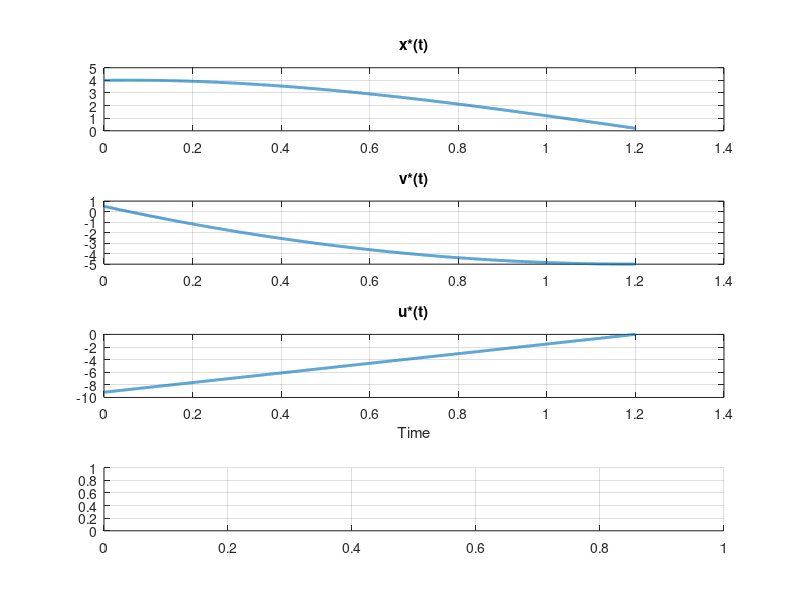

The MATLAB source for this figure: (Note: this script raises an error after producing the figure.)
% HW 6 

clear; clc 
set(groot,'defaultAxesXGrid','on')
set(groot,'defaultAxesYGrid','on')
set(groot, 'defaultLineLineWidth', 2)

%% Problem 1.2

% initial states 
x0 = 4; 
v0 = 0.5; 
T = 1.2; 

% ------------------------------------------------------------------------
% Problem 1.2a: intercept problem 

% find sigma x 
x_T = 0.2; 
sig_x_i = ( (v0*T + x0)/x_T - 1 ) * 6/T^3; 
sig_v_i = 0; 

% xstar, vstar, ustar trajectories 
dt = 0.0001; 
t_ir = [0 : dt : T]; 
xstar_i = 1/12 * sig_x_i * x_T * t_ir.^3 ... 
    - 1/4 * sig_x_i * x_T * T * t_ir.^2 ... 
    + v0*t_ir + x0 ; 
vstar_i = 1/4 * sig_x_i * x_T * t_ir.^2 ... 
    - 1/2 * sig_x_i * x_T * T * t_ir ... 
    + v0; 
ustar_i = 1/2 * ( sig_x_i * x_T * t_ir ... 
    - sig_x_i * x_T * T ); 

% control effort 
ustar2_i = ustar_i.^2; 
ustar2_i_T = trapz(ustar2_i) * dt; 

ftitle = 'Problem 2.2a - Intercept'; 
figure('name', ftitle, 'position', [100 100 700 700]) 
    subplot(4,1,1) 
        plot(t_ir, xstar_i); 
        title('x*(t)')
    subplot(4,1,2) 
        plot(t_ir, vstar_i);
        title('v*(t)') 
    subplot(4,1,3) 
        plot(t_ir, ustar_i); 
        title('u*(t)') 
        xlabel('Time') 
    subplot(4,1,4) 
        txt = {'' ; 
            sprintf('sigma_x = %.6g', sig_x_i);
            sprintf('sigma_v = %.6g', sig_v_i); 
            sprintf('Control effort = %.6g', ustar2_i_T)}; 
        plt_txt(txt); 
    sgtitle(ftitle); 

% ------------------------------------------------------------------------
% Problem 1.2b: rendezvous problem 

% find sigma x, v 
x_T = 0.2; 
v_T = -0.1; 
A = [   1/6*x_T*T^3     1/4*v_T*T^2 ; 
        1/4*x_T*T^2     1/2*v_T*T   ];
b = [   v0*T + x0 - x_T; 
        v0 - v_T]; 
sig_xv = A^-1*b; 
sig_x_r = sig_xv(1); 
sig_v_r = sig_xv(2); 

% xstar, vstar, ustar trajectories 
xstar_r = 1/12 * sig_x_r * x_T * t_ir.^3 ... 
    - 1/4 * sig_x_r * x_T * T * t_ir.^2 ... 
    - 1/4 * sig_v_r * v_T * t_ir.^2 ... 
    + v0*t_ir + x0; 
vstar_r = 1/4 * sig_x_r * x_T * t_ir.^2 ... 
    - 1/2 * sig_x_r * x_T * T * t_ir ... 
    - 1/2 * sig_v_r * v_T * t_ir + v0; 
ustar_r = 1/2 * ( ( sig_x_r * x_T ) * t_ir ... 
    - sig_x_r * x_T * T ... 
    - sig_v_r * v_T ); 

% control effort 
ustar2_r = ustar_r.^2; 
ustar2_r_T = trapz(ustar2_r) * dt; 

ftitle = 'Problem 2.2b - Rendezvous'; 
figure('name', ftitle, 'position', [100 100 700 700])
    subplot(4,1,1) 
        plot(t_ir, xstar_r); 
        title('x*(t)')
    subplot(4,1,2) 
        plot(t_ir, vstar_r);
        title('v*(t)') 
    subplot(4,1,3) 
        plot(t_ir, ustar_r); 
        title('u*(t)') 
        xlabel('Time') 
    subplot(4,1,4) 
        txt = {'' ; 
            sprintf('sigma_x = %.6g', sig_x_r);
            sprintf('sigma_v = %.6g', sig_v_r); 
            sprintf('Control effort = %.6g', ustar2_r_T)}; 
        plt_txt(txt); 
    sgtitle(ftitle); 

    
%% Problem 1.3: Finite-Horizon LQR approach: intercept 

% dynamics 
A = [0 1; 0 0 ]; 
B = [0 1]'; 

% LQR matrices 
M = 1/2*[sig_x_i, 0; 0, sig_v_i]; 
Q = zeros(2); 
R = 1;
    
% intercept 
[t_LQR_i, u_LQR_i, x_LQR_i, P_LQR_i, H_LQR_i] = intRiccati_aug(M, A, B, Q, R, T, x0, v0, dt); 

% rendezvous 
M = 1/2*[sig_x_r, 0; 0, sig_v_r]; 
[t_LQR_r, u_LQR_r, x_LQR_r, P_LQR_r, H_LQR_r] = intRiccati_aug(M, A, B, Q, R, T, x0, v0, dt); 

n = 4; p = 2; 
ftitle = 'Problem 2.3 - Finite Horizon LQR'; 
figure('name', ftitle, 'position', [100 100 700 700])

    subplot(n,p,1) 
        plot(t_ir, ustar_i, t_LQR_i, u_LQR_i, '--')
        title({'Intercept'; 'u*(t)'}) 
        legend('classical', 'Riccati', 'location', 'best')
    subplot(n,p,3) 
        plot(t_ir, vstar_i, t_LQR_i, x_LQR_i(:,2), '--') 
        title('v*(t)') 
    subplot(n,p,5) 
        plot(t_ir, xstar_i, t_LQR_i, x_LQR_i(:,1), '--') 
        title('x*(t)') 
    subplot(n,p,7)
        plot(t_LQR_i, H_LQR_i)
        title('H*(t)')
        
    subplot(n,p,2) 
        plot(t_ir, ustar_r, t_LQR_r, u_LQR_r, '--')
        title({'Rendezvous'; 'u*(t)'}) 
        legend('classical', 'Riccati', 'location', 'best')
    subplot(n,p,4) 
        plot(t_ir, vstar_r, t_LQR_r, x_LQR_r(:,2), '--')
        title('v*(t)') 
    subplot(n,p,6) 
        plot(t_ir, xstar_r, t_LQR_r, x_LQR_r(:,1), '--') 
        title('x*(t)') 
    subplot(n,p,8)
        plot(t_LQR_r, H_LQR_r)
        title('H*(t)')
        
    sgtitle(ftitle)

        
        
        

%% subfunctions 

function dx = intAtilde(t, x, tk, K, A, B)

ik = find(tk == t); 
Kk = K(ik,:); 

% Atilde = [0 1; -K(1), -K(2)]; 
Atilde = A - B*Kk; 

dx = Atilde*x; 

end 

function [t, u, x, p, H] = intRiccati(M, A, B, Q, R, T, x0, v0)

    % set ode45 params 
    rel_tol = 1e-13;         % 1e-14 accurate; 1e-6 coarse 
    abs_tol = 1e-13; 
    options = odeset('reltol', rel_tol, 'abstol', abs_tol ); 

    % solve matrix Riccati ODE (backwards) 
    Pf = M; 
    [t, Prow] = ode45(@(t, P) mRiccatiEq(t, P, A, B, Q, R), [T 0], Pf, options); 
    t = flip(t); 
    Prow = flip(Prow); 

    % get H, x, p, u 
    xk = [x0; v0]; 
    for i = 2:length(t)

        xkm1 = xk; 
        P = Prow(i,:); 
        P = reshape(P, size(A)); 

        K = inv(R) * B' * P; 

        Atilde = [0 1; -K(1), -K(2)]; 
        if i == 1
            [~, xk] = ode45(@(t, x) Atilde*x, [t(i) t(i+1)], xkm1); 
        else
            [~, xk] = ode45(@(t, x) Atilde*x, [t(i-1) t(i)], xkm1); 
        end 
        xk = xk(end,:)'; 

        pk = -2*P*xk; 
        uk = - K * xk; 
        H(i,:) = pk' * [A*xk + B*uk] - xk'*Q*xk - uk'*R*uk;

        x(i,:) = xk; 
        p(i,:) = pk; 
        u(i,:) = uk; 

    end 

end 

function [t, u, x, p, H] = intRiccati_aug(M, A, B, Q, R, T, x0, v0, dt)

    % set ode45 params 
    rel_tol = 1e-13;         % 1e-14 accurate; 1e-6 coarse 
    abs_tol = 1e-13; 
    options = odeset('reltol', rel_tol, 'abstol', abs_tol ); 

    % solve matrix Riccati ODE (backwards) 
    Pf = M; 
    [t, Prow] = ode45(@(t, P) mRiccatiEq(t, P, A, B, Q, R), [T:-dt:0], Pf, options); 
    t = flip(t); 
    Prow = flip(Prow); 
    P0 = Prow(1,:)'; 

    % get xstar 
    X0 = [x0; v0; P0]; 
    [t, X] = ode45(@(t, X) mRiccatiEq_aug(t, X, A, B, Q, R), t, X0, options);     
    x = X(:,1:2); 
    
    % get ustar, pstar, Hstar 
    for i = 1:length(t) 
        
        P = Prow(i,:); 
        P = reshape(P, size(A)); 
        
        xk = x(i,:)'; 
        
        uk = -inv(R) * B' * P * xk; 
        pk = -2 * P * xk; 
        Atilde = A*xk + B*uk; 
        Hk = pk'*Atilde - xk'*Q*xk - uk'*R*uk; 
        
        u(i,:) = uk; 
        p(i,:) = pk'; 
        H(i,:) = Hk; 
        
    end 

end 

function dPdt = mRiccatiEq(t, P, A, B, Q, R)

P    = reshape(P, size(A)); 
dPdt = - ( P*A + A'*P + Q - P*B*inv(R)*B'*P ); 
dPdt = dPdt(:); 

end 


function dXXdt = mRiccatiEq_aug(t, XX, A, B, Q, R)

x = XX(1:2); 
P = XX(3:end); 
P = reshape(P, size(A)); 

K = inv(R) * B' * P; 
Atilde = A - B*K; 
dxdt = Atilde*x; 

dPdt = - ( P*A + A'*P + Q - P*B*inv(R)*B'*P ); 
dPdt = dPdt(:); 

dXXdt = [dxdt; dPdt]; 

end 






